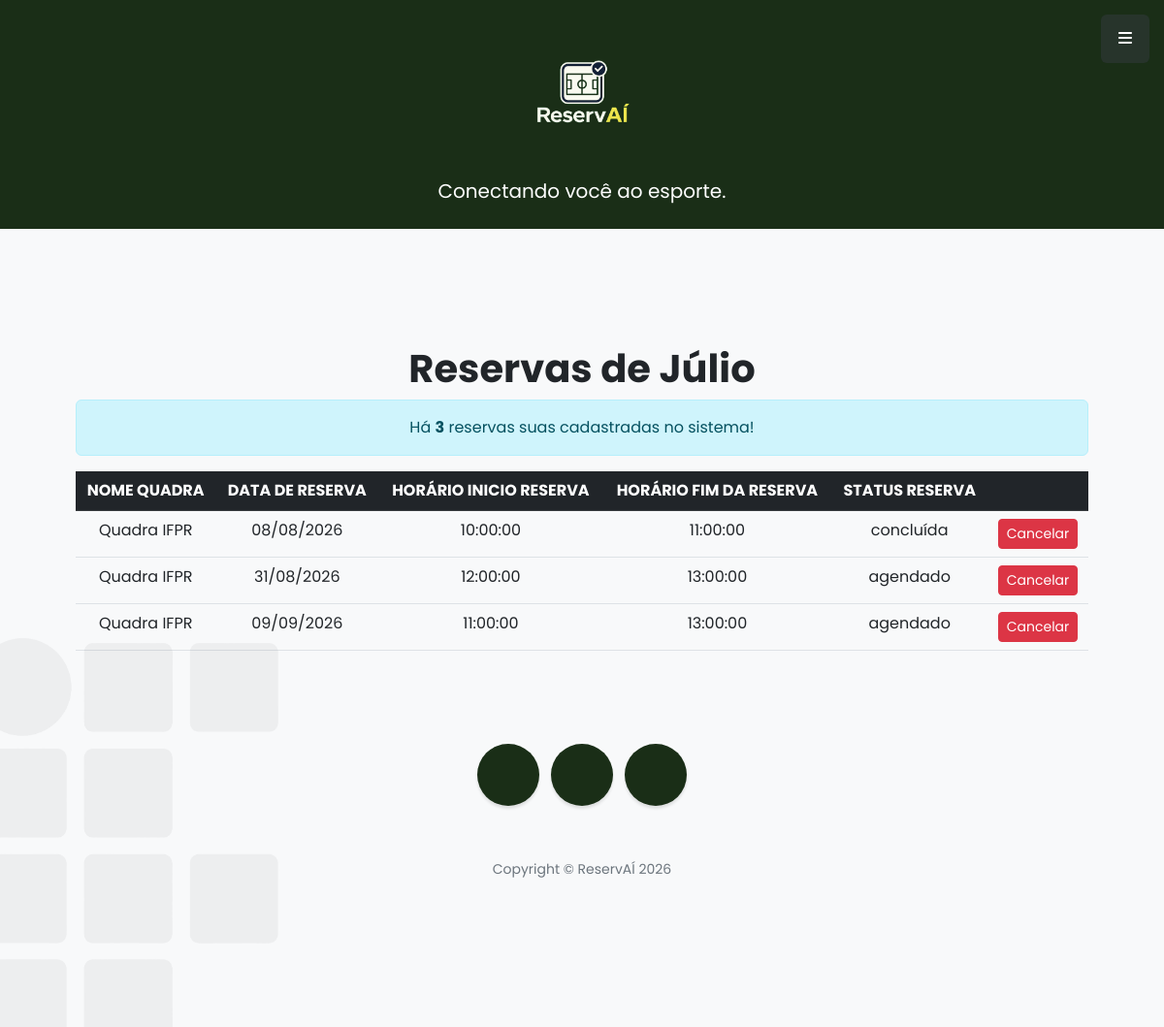
Screenshot of /minhasReservas.php (signed in) with the database file from the repository.
### tables this page shows
CREATE TABLE `reservas` (
  `idReserva` int(11) NOT NULL,
  `idReservante` int(11) NOT NULL,
  `idQuadraReservada` int(11) NOT NULL,
  `dataReserva` date NOT NULL,
  `horarioInicio` time NOT NULL,
  `horarioFim` time NOT NULL,
  `statusReserva` varchar(50) NOT NULL DEFAULT 'agendado'
);

CREATE TABLE `quadras` (
  `idQuadra` int(11) NOT NULL,
  `fotoQuadra` varchar(200) NOT NULL,
  `nomeQuadra` varchar(100) NOT NULL,
  `esportes` varchar(100) NOT NULL,
  `localizacao` varchar(100) NOT NULL,
  `horarioAbertura` time NOT NULL,
  `horarioFechamento` time NOT NULL
);

### minhasReservas.php (the view, shortened to what this page needs)
<?php include "header.php"?>
<?php
    echo "<h1>Reservas de $primeiroNome</h1>";
    include "conexaoBD.php";
    $reservasUsuario = "
   SELECT
        reservas.idReserva,
        quadras.nomeQuadra,
        reservas.dataReserva,
        reservas.horarioInicio,
        reservas.horarioFim,
        reservas.statusReserva
    FROM
        reservas
    INNER JOIN
        quadras ON reservas.idQuadraReservada = quadras.idQuadra
    WHERE
        reservas.idReservante = '$idUsuario'
    ORDER BY
        reservas.dataReserva ASC";;
    $res           = mysqli_query($conn, $reservasUsuario) or die("Erro ao tentar listar Usuários!");
    $totalReservas = mysqli_num_rows($res);
    echo "<div class='alert alert-info text-center'>Há <strong>$totalReservas</strong> reservas suas cadastradas no sistema!</div>";
    echo "
        <table class='table'>
            <thead class='table-dark'>
                <tr>
                    <th>NOME QUADRA</th>
                    <th>DATA DE RESERVA</th>
                    <th>HORÁRIO INICIO RESERVA</th>
                    <th>HORÁRIO FIM DA RESERVA</th>
                    <th>STATUS RESERVA</th>
                    <th></th>
                </tr>
            </thead>
            <tbody>
    ";
    while($reservas = mysqli_fetch_assoc($res)){
        $idReserva           = $reservas['idReserva'];
        $nomeQuadra          = $reservas['nomeQuadra'];
        $dataReserva         = $reservas['dataReserva'];
        $diaReserva          = substr($dataReserva, 8, 2);
        $mesReserva          = substr($dataReserva, 5, 2);
        $anoReserva          = substr($dataReserva, 0, 4);
        $horarioInicio       = $reservas['horarioInicio'];
        $horarioFim          = $reservas['horarioFim'];
        $statusReserva       = $reservas['statusReserva'];
        $botaoCancelar = "";
        if($statusReserva != 'cancelada'){
            $botaoCancelar = "<a href='cancelarReserva.php?id=$idReserva' class='btn btn-danger btn-sm' title='Cancelar reserva'><i class='bi bi-x-circle'></i> Cancelar</a>";
        } else{
            $botaoCancelar = "<span class='text-muted'>Já Cancelada</span>";
        }
        echo "
            <tr>
                <td>$nomeQuadra</td>
                <td>$diaReserva/$mesReserva/$anoReserva</td>
                <td>$horarioInicio</td>
                <td>$horarioFim</td>
                <td>$statusReserva</td>
                <td>$botaoCancelar</td>
            </tr>
        ";
    }
    echo "</tbody>";
    echo "</table>";
?>
<?php include "footer.php"?>

### rows the page displays
reservas: idQuadraReservada.nomeQuadra "Quadra IFPR", dataReserva "08", dataReserva "2026", horarioInicio "10:00:00", horarioFim "11:00:00", statusReserva "concluída"
reservas: idQuadraReservada.nomeQuadra "Quadra IFPR", dataReserva "31", dataReserva "08", dataReserva "2026", horarioInicio "12:00:00", horarioFim "13:00:00", statusReserva "agendado"
reservas: idQuadraReservada.nomeQuadra "Quadra IFPR", dataReserva "09", dataReserva "2026", horarioInicio "11:00:00", horarioFim "13:00:00", statusReserva "agendado"

### other values shown
$primeiroNome "Júlio"
$totalReservas "3"
